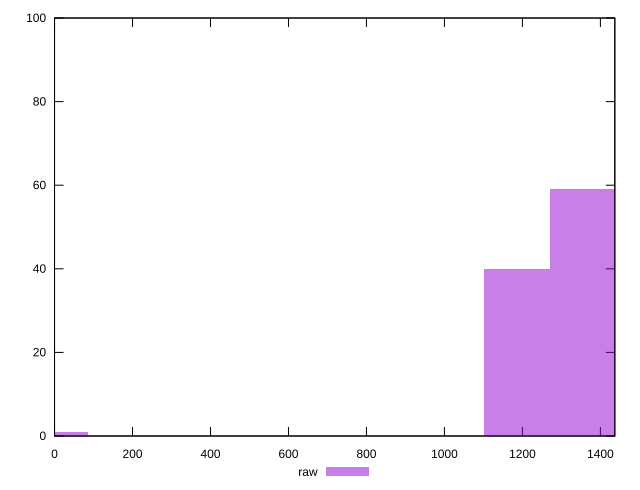

Here is the gnuplot script that generated this plot:
reset

$raw <<EOF
0 1
1355.1263329431945 59
1185.7355413252951 40
EOF

set key outside below
set boxwidth 169.3907916178993
set xrange [0:1437]
set yrange [0:100]
set trange [0:100]
set style fill transparent solid 0.5 noborder
set terminal svg size 640, 490 enhanced background rgb 'white'
set output "report_00009_2021-02-08T22-37-41.559Z/uses-rel-preload/samples/pages+cached/raw/histogram.svg"

plot $raw title "raw" with boxes

reset
